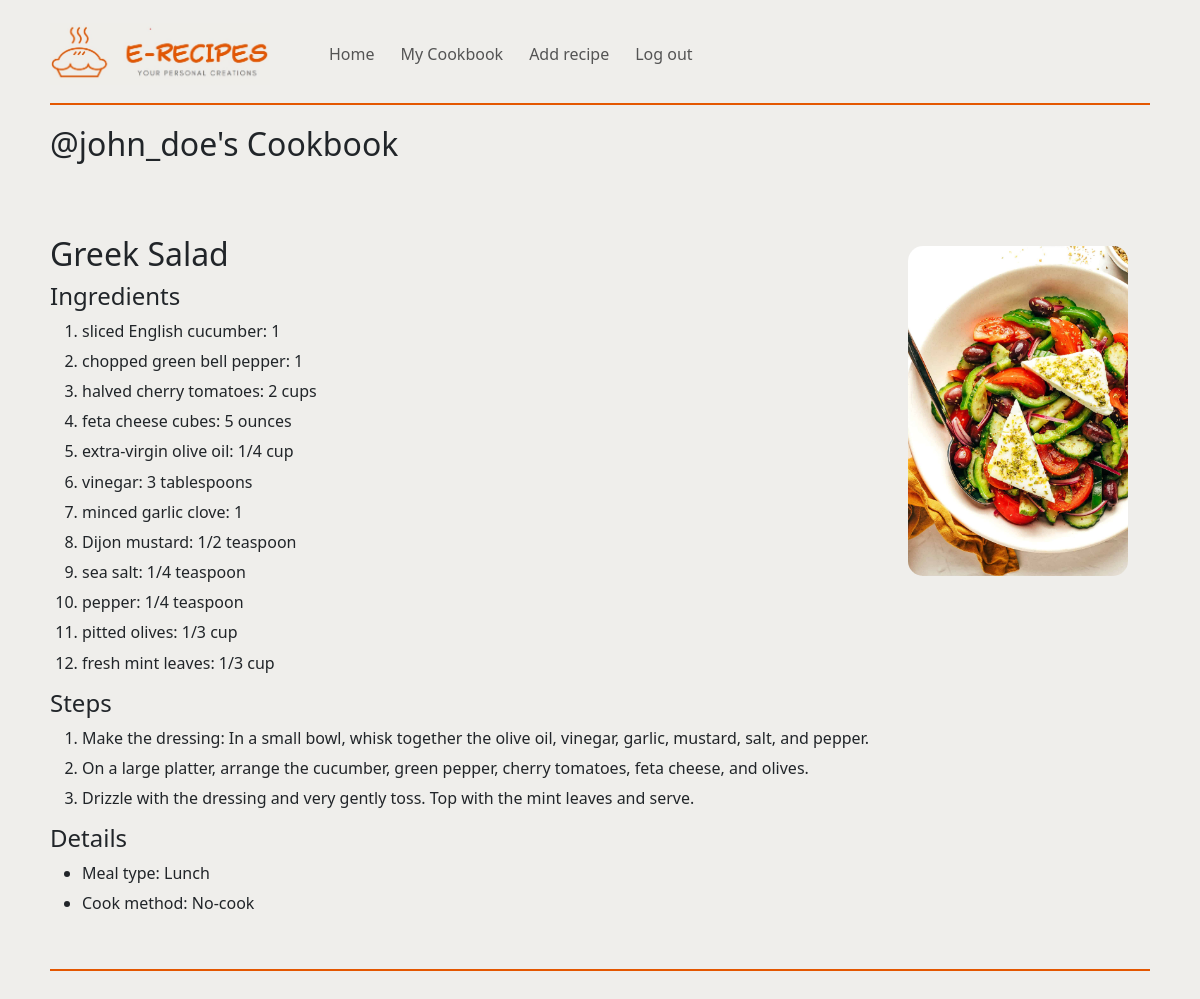
The app's page /usercookbook?username=john_doe (signed in) with its own data.
### tables this page shows
CREATE TABLE users (
id INTEGER PRIMARY KEY AUTOINCREMENT NOT NULL, 
username TEXT NOT NULL, 
hash TEXT NOT NULL);

CREATE TABLE recipes (
id INTEGER PRIMARY KEY AUTOINCREMENT,
user_id INTEGER NOT NULL,
name TEXT NOT NULL,
type TEXT NOT NULL,
cook TEXT NOT NULL,
image TEXT NOT NULL,
FOREIGN KEY (user_id) REFERENCES users(id)
);

CREATE TABLE ingredients (
id INTEGER PRIMARY KEY AUTOINCREMENT,
recipe_id INTEGER NOT NULL,
name TEXT NOT NULL,
amount TEXT NOT NULL,
FOREIGN KEY (recipe_id) REFERENCES recipes(id)
);

CREATE TABLE steps (
id INTEGER PRIMARY KEY AUTOINCREMENT,
recipe_id INTEGER NOT NULL,
step TEXT NOT NULL,
FOREIGN KEY (recipe_id) REFERENCES recipes(id)
);

### app.py (the view)
@app.route("/usercookbook")
@login_required
def usercookbook():
    connection = sqlite3.connect('project.db', check_same_thread=False)
    db = connection.cursor()
    db.row_factory = sqlite3.Row
    username = request.args.get('username')
    user_id_row = db.execute("SELECT id FROM users WHERE username = ?", (username, )).fetchone()
    user_id = user_id_row["id"]
    recipes = db.execute("SELECT * FROM recipes WHERE user_id = ?", (user_id, )).fetchall()
    recipe_list = []
    for recipe in recipes:
        recipe_id = recipe["id"]
        ingredients = db.execute("SELECT * FROM ingredients WHERE recipe_id = ?", (recipe_id, )).fetchall()
        steps = db.execute("SELECT * FROM steps WHERE recipe_id = ?", (recipe_id, )).fetchall()
        recipe_dict = {
        "id": recipe_id,
        "name": recipe["name"],
        "type": recipe["type"],
        "cook": recipe["cook"],
        "image": recipe["image"],
        "ingredients": ingredients,
        "steps": steps
        }
        recipe_list.append(recipe_dict)
    connection.commit()
    connection.close()
    return render_template("usercookbook.html", recipe_list=recipe_list, username=username, show_search=False)

### app.py (called while the page is built)
@app.after_request
def after_request(response):
    response.headers["Cache-Control"] = "no-cache, no-store, must-revalidate"
    response.headers["Expires"] = 0
    response.headers["Pragma"] = "no-cache"
    return response

### helpers.py (called while the page is built)
def login_required(f):
    @wraps(f)
    def decorated_function(*args, **kwargs):
        if session.get("user_id") is None:
            return redirect("/login")
        return f(*args, **kwargs)
    return decorated_function

### templates/usercookbook.html (shortened to what this page needs)
{% extends "layout.html" %}
{% block body %}
    <h2 class="heading"> @{{ username }}'s Cookbook </h2>
    <br>
    {% for recipe_dict in recipe_list %}
        <div class="container">
            <br>
            <img src= "{{ recipe_dict.image}}" class="recipe_img" alt="{{recipe_dict.name}}">
            <h2> {{ recipe_dict.name }} </h2>
            <h4>Ingredients </h4>
            <ol>
                {% for ingredient in recipe_dict.ingredients %}
                    <li> <h6> {{ ingredient.name }}: {{ ingredient.amount }} </h6> </li>
                {% endfor %}
            </ol>
            <h4>Steps </h4>
            <ol>
                {% for step in recipe_dict.steps %}
                    <li> <h6> {{ step.step }} </h6> </li>
                {% endfor %}
            </ol>
            <h4> Details </h4>
            <ul>
                <li> <h6> Meal type: {{ recipe_dict.type }} </h6> </li>
                <li> <h6> Cook method: {{ recipe_dict.cook }} </h6> </li>
            </ul>
            <br>
        </div>
        <br>
    {% endfor %}
{% endblock %}

### static/styles.css (style rules this page uses)
* { margin: 0; padding: 0; }
body { margin: 5px 50px; background-color: #efeeeb; display: flex; }
.container { border-bottom: 2px solid #e45700; padding: 2vh 0; }
.recipe_img { float: right; width: 20%; height:20%; margin-top: 1%; margin-right: 2%; border-radius: 15px; }

### records on screen
users: username "john_doe"
recipes: image (picture), name "Greek Salad", type "Lunch", cook "No-cook"
ingredients: name "sliced English cucumber", amount "1"
ingredients: name "chopped green bell pepper", amount "1"
ingredients: name "halved cherry tomatoes", amount "2 cups"
ingredients: name "feta cheese cubes", amount "5 ounces"
ingredients: name "extra-virgin olive oil", amount "1/4 cup"
ingredients: name "vinegar", amount "3 tablespoons"
ingredients: name "minced garlic clove", amount "1"
ingredients: name "Dijon mustard", amount "1/2 teaspoon"
ingredients: name "sea salt", amount "1/4 teaspoon"
ingredients: name "pepper", amount "1/4 teaspoon"
ingredients: name "pitted olives", amount "1/3 cup"
ingredients: name "fresh mint leaves", amount "1/3 cup"
steps: step "Make the dressing: In a small bowl, whisk together the olive oil, vinegar, garlic, mustard, salt, and pepper."
steps: step "On a large platter, arrange the cucumber, green pepper, cherry tomatoes, feta cheese, and olives."
steps: step "Drizzle with the dressing and very gently toss. Top with the mint leaves and serve."
